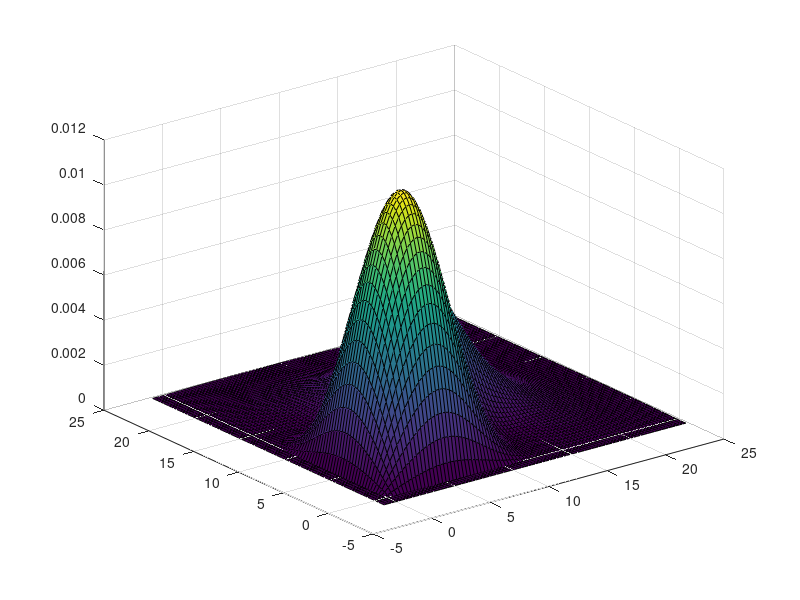

Reproduce this figure in MATLAB. (Note: this script raises an error after producing the figure.)

%Combined Weibul cumulative distribution function 
k = 1.96;
lambda = 9.13;
F = @(x) wblcdf(x,lambda,k);

%Combined
alpha = 0.638;
p = 3; 
q = 1.5;
Fcomb = @(v1,v2) F(v1)'*F(v2).*(1+alpha*((1-F(v1).^p)).^q.*(1-F(v2).^p).^q);

v1 = -1:0.5:40;
v2 = -1:0.5:40;
z = Fcomb(v1, v2);

surf(v1,v2,z)

%%
%Combined Weibul density function 
f = @(x) wblpdf(x,lambda,k);
fcomb = @(v1, v2) f(v1).*f(v2).*(1 + alpha*((1 - F(v1).^p).^(q - 1)).*((1 - F(v2).^p).^(q - 1)).*((F(v1).^p)*(1 + p*q) - 1).*((F(v2).^p)*(1 + p*q) - 1));

v1 = -1:0.3:25;
v2 = -1:0.3:25;
[V1,V2] = meshgrid(v1,v2);

z = fcomb(V1, V2);

surf(v1,v2,z)
%%
mu = [1 1]*(b-a)/2;
sigma = eye(2)*30;

x1 = -10:1:30;
x2 = -10:1:30;
[X1,X2] = meshgrid(x1,x2);
X = [X1(:) X2(:)];

y = mvnpdf(X,mu,sigma);
y = reshape(y,length(x1),length(x2));

surf(x1,x2,y)
caxis([min(y(:))-0.5*range(y(:)),max(y(:))])
xlabel('x1')
ylabel('x2')
zlabel('Probability Density')
%%

%normNbrs = mvnrnd(mu, sigma, N, 2);
P2d = @(x,y) P(x)+P(y);
z = P2d(X1,X2);
z = reshape(z,length(x1),length(x2));

surf(x1, x2, z)
newP = @(x1,x2) P2d(x1,x2).*fcomb(x1,x2);
fcmb = fcomb(X1,X2);
figure
Z = fcmb.*z;
surf(x1,x2,Z)

%%
% Importance sampling on the 2D power function newP
mu = [1 1]*(b-a)/2;
sigma = eye(2)*30;

N = 1000000;

normNbrs = mvnrnd(mu, sigma, N);
g = mvnpdf(normNbrs,mu,sigma);

power = newP(normNbrs(:,1), normNbrs(:,2))./g; % Divide by value at x in normal dist.

Pmean = mean(power);
Pstd = std(power);

%%

N = 1000000;

normNbrs = mvnrnd(mu, sigma, N);
pofv1 = P(normNbrs(:,1));
pofv2 = P(normNbrs(:,2));
cov(pofv1, pofv2)

%%
var(pofv1+pofv2)
std(pofv1+pofv2)

%%
